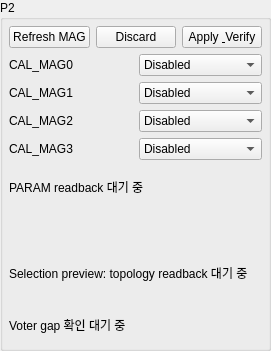
                  <widget class="QGroupBox" name="widget30">
                    <property name="minimumSize">
                      <size>
                        <width>0</width>
                        <height>0</height>
                      </size>
                    </property>
                    <property name="maximumSize">
                      <size>
                        <width>16777215</width>
                        <height>16777215</height>
                      </size>
                    </property>
                    <property name="title">
                      <string>P2</string>
                    </property>
                    <layout class="QGridLayout" name="layout31" columnstretch="0,0">
                      <property name="leftMargin">
                        <number>6</number>
                      </property>
                      <property name="topMargin">
                        <number>6</number>
                      </property>
                      <property name="rightMargin">
                        <number>6</number>
                      </property>
                      <property name="bottomMargin">
                        <number>6</number>
                      </property>
                      <property name="spacing">
                        <number>6</number>
                      </property>
                      <item row="0" column="0" rowspan="1" colspan="2">
                        <layout class="QHBoxLayout" name="layout32" stretch="0,0,0,1">
                          <property name="leftMargin">
                            <number>0</number>
                          </property>
                          <property name="topMargin">
                            <number>0</number>
                          </property>
                          <property name="rightMargin">
                            <number>0</number>
                          </property>
                          <property name="bottomMargin">
                            <number>0</number>
                          </property>
                          <property name="spacing">
                            <number>6</number>
                          </property>
                          <item>
                            <widget class="QPushButton" name="mag_priority_refresh_buttons_right">
                              <property name="minimumSize">
                                <size>
                                  <width>0</width>
                                  <height>0</height>
                                </size>
                              </property>
                              <property name="maximumSize">
                                <size>
                                  <width>16777215</width>
                                  <height>16777215</height>
                                </size>
                              </property>
                              <property name="toolTip">
                                <string>이 side의 CAL_MAG PARAM을 다시 읽습니다. 미적용 Priority 편집은 보존됩니다.</string>
                              </property>
                              <property name="text">
                                <string>Refresh MAG</string>
                              </property>
                              <property name="commandId" stdset="0">
                                <string>pixhawk.mag.refresh.p2</string>
                              </property>
                            </widget>
                          </item>
                          <item>
                            <widget class="QPushButton" name="mag_priority_discard_buttons_right">
                              <property name="minimumSize">
                                <size>
                                  <width>0</width>
                                  <height>0</height>
                                </size>
                              </property>
                              <property name="maximumSize">
                                <size>
                                  <width>16777215</width>
                                  <height>16777215</height>
                                </size>
                              </property>
                              <property name="toolTip">
                                <string>이 side의 미적용 Priority 편집을 마지막 PARAM readback 값으로 되돌립니다.</string>
                              </property>
                              <property name="text">
                                <string>Discard</string>
                              </property>
                            </widget>
                          </item>
                          <item>
                            <widget class="QPushButton" name="mag_priority_apply_buttons_right">
                              <property name="minimumSize">
                                <size>
                                  <width>0</width>
                                  <height>0</height>
                                </size>
                              </property>
                              <property name="maximumSize">
                                <size>
                                  <width>16777215</width>
                                  <height>16777215</height>
                                </size>
                              </property>
                              <property name="toolTip">
                                <string>이 side만 Priority를 적용하고 실제 active MAG/ATTITUDE를 검증합니다.</string>
                              </property>
                              <property name="text">
                                <string>Apply &amp; Verify</string>
                              </property>
                              <property name="commandId" stdset="0">
                                <string>pixhawk.mag.apply.p2</string>
                              </property>
                            </widget>
                          </item>
                          <item>
                            <spacer name="spacer36">
                              <property name="orientation">
                                <enum>Qt::Horizontal</enum>
                              </property>
                              <property name="sizeHint">
                                <size>
                                  <width>0</width>
                                  <height>0</height>
                                </size>
                              </property>
                            </spacer>
                          </item>
                        </layout>
                      </item>
                      <item row="1" column="0" rowspan="1" colspan="1">
                        <widget class="QLabel" name="widget37">
                          <property name="minimumSize">
                            <size>
                              <width>0</width>
                              <height>0</height>
                            </size>
                          </property>
                          <property name="maximumSize">
                            <size>
                              <width>16777215</width>
                              <height>16777215</height>
                            </size>
                          </property>
                          <property name="text">
                            <string>CAL_MAG0</string>
                          </property>
                          <property name="wordWrap">
                            <bool>false</bool>
                          </property>
                          <property name="alignment">
                            <set>Qt::AlignLeft|Qt::AlignVCenter</set>
                          </property>
                          <property name="textInteractionFlags">
                            <set>Qt::LinksAccessibleByMouse</set>
                          </property>
                        </widget>
                      </item>
                      <item row="1" column="1" rowspan="1" colspan="1">
                        <widget class="QComboBox" name="mag_priority_combos_right_CAL_MAG0">
                          <property name="minimumSize">
                            <size>
                              <width>0</width>
                              <height>0</height>
                            </size>
                          </property>
                          <property name="maximumSize">
                            <size>
                              <width>16777215</width>
                              <height>16777215</height>
                            </size>
                          </property>
                          <property name="toolTip">
                            <string>CAL_MAG0_PRIO 값을 설정합니다. 센서 identity는 CAL_MAG0_ID에서 읽습니다.</string>
                          </property>
                          <property name="accessibleName">
                            <string>P2 CAL_MAG0 priority</string>
                          </property>
                          <item>
                            <property name="text">
                              <string>Uninitialized</string>
                            </property>
                          </item>
                          <item>
                            <property name="text">
                              <string>Disabled</string>
                            </property>
                          </item>
                          <item>
                            <property name="text">
                              <string>Min</string>
                            </property>
                          </item>
                          <item>
                            <property name="text">
                              <string>Low</string>
                            </property>
                          </item>
                          <item>
                            <property name="text">
                              <string>Medium</string>
                            </property>
                          </item>
                          <item>
                            <property name="text">
                              <string>High</string>
                            </property>
                          </item>
                          <item>
                            <property name="text">
                              <string>Max</string>
                            </property>
                          </item>
                          <property name="comboData" stdset="0">
                            <string>[-1, 0, 1, 25, 50, 75, 100]</string>
                          </property>
                          <property name="currentIndex">
                            <number>1</number>
                          </property>
                        </widget>
                      </item>
                      <item row="2" column="0" rowspan="1" colspan="1">
                        <widget class="QLabel" name="widget39">
                          <property name="minimumSize">
                            <size>
                              <width>0</width>
                              <height>0</height>
                            </size>
                          </property>
                          <property name="maximumSize">
                            <size>
                              <width>16777215</width>
                              <height>16777215</height>
                            </size>
                          </property>
                          <property name="text">
                            <string>CAL_MAG1</string>
                          </property>
                          <property name="wordWrap">
                            <bool>false</bool>
                          </property>
                          <property name="alignment">
                            <set>Qt::AlignLeft|Qt::AlignVCenter</set>
                          </property>
                          <property name="textInteractionFlags">
                            <set>Qt::LinksAccessibleByMouse</set>
                          </property>
                        </widget>
                      </item>
                      <item row="2" column="1" rowspan="1" colspan="1">
                        <widget class="QComboBox" name="mag_priority_combos_right_CAL_MAG1">
                          <property name="minimumSize">
                            <size>
                              <width>0</width>
                              <height>0</height>
                            </size>
                          </property>
                          <property name="maximumSize">
                            <size>
                              <width>16777215</width>
                              <height>16777215</height>
                            </size>
                          </property>
                          <property name="toolTip">
                            <string>CAL_MAG1_PRIO 값을 설정합니다. 센서 identity는 CAL_MAG1_ID에서 읽습니다.</string>
                          </property>
                          <property name="accessibleName">
                            <string>P2 CAL_MAG1 priority</string>
                          </property>
                          <item>
                            <property name="text">
                              <string>Uninitialized</string>
                            </property>
                          </item>
                          <item>
                            <property name="text">
                              <string>Disabled</string>
                            </property>
                          </item>
                          <item>
                            <property name="text">
                              <string>Min</string>
                            </property>
                          </item>
                          <item>
                            <property name="text">
                              <string>Low</string>
                            </property>
                          </item>
                          <item>
                            <property name="text">
                              <string>Medium</string>
                            </property>
                          </item>
                          <item>
                            <property name="text">
                              <string>High</string>
                            </property>
                          </item>
                          <item>
                            <property name="text">
                              <string>Max</string>
                            </property>
                          </item>
                          <property name="comboData" stdset="0">
                            <string>[-1, 0, 1, 25, 50, 75, 100]</string>
                          </property>
                          <property name="currentIndex">
                            <number>1</number>
                          </property>
                        </widget>
                      </item>
                      <item row="3" column="0" rowspan="1" colspan="1">
                        <widget class="QLabel" name="widget41">
                          <property name="minimumSize">
                            <size>
                              <width>0</width>
                              <height>0</height>
                            </size>
                          </property>
                          <property name="maximumSize">
                            <size>
                              <width>16777215</width>
                              <height>16777215</height>
                            </size>
                          </property>
                          <property name="text">
                            <string>CAL_MAG2</string>
                          </property>
                          <property name="wordWrap">
                            <bool>false</bool>
                          </property>
                          <property name="alignment">
                            <set>Qt::AlignLeft|Qt::AlignVCenter</set>
                          </property>
                          <property name="textInteractionFlags">
                            <set>Qt::LinksAccessibleByMouse</set>
                          </property>
                        </widget>
                      </item>
                      <item row="3" column="1" rowspan="1" colspan="1">
                        <widget class="QComboBox" name="mag_priority_combos_right_CAL_MAG2">
                          <property name="minimumSize">
                            <size>
                              <width>0</width>
                              <height>0</height>
                            </size>
                          </property>
                          <property name="maximumSize">
                            <size>
                              <width>16777215</width>
                              <height>16777215</height>
                            </size>
                          </property>
                          <property name="toolTip">
                            <string>CAL_MAG2_PRIO 값을 설정합니다. 센서 identity는 CAL_MAG2_ID에서 읽습니다.</string>
                          </property>
                          <property name="accessibleName">
                            <string>P2 CAL_MAG2 priority</string>
                          </property>
                          <item>
                            <property name="text">
                              <string>Uninitialized</string>
                            </property>
                          </item>
                          <item>
                            <property name="text">
                              <string>Disabled</string>
                            </property>
                          </item>
                          <item>
                            <property name="text">
                              <string>Min</string>
                            </property>
                          </item>
                          <item>
                            <property name="text">
                              <string>Low</string>
                            </property>
                          </item>
                          <item>
                            <property name="text">
                              <string>Medium</string>
                            </property>
                          </item>
                          <item>
                            <property name="text">
                              <string>High</string>
                            </property>
                          </item>
                          <item>
                            <property name="text">
                              <string>Max</string>
                            </property>
                          </item>
                          <property name="comboData" stdset="0">
                            <string>[-1, 0, 1, 25, 50, 75, 100]</string>
                          </property>
                          <property name="currentIndex">
                            <number>1</number>
                          </property>
                        </widget>
                      </item>
                      <item row="4" column="0" rowspan="1" colspan="1">
                        <widget class="QLabel" name="widget43">
                          <property name="minimumSize">
                            <size>
                              <width>0</width>
                              <height>0</height>
                            </size>
                          </property>
                          <property name="maximumSize">
                            <size>
                              <width>16777215</width>
                              <height>16777215</height>
                            </size>
                          </property>
                          <property name="text">
                            <string>CAL_MAG3</string>
                          </property>
                          <property name="wordWrap">
                            <bool>false</bool>
                          </property>
                          <property name="alignment">
                            <set>Qt::AlignLeft|Qt::AlignVCenter</set>
                          </property>
                          <property name="textInteractionFlags">
                            <set>Qt::LinksAccessibleByMouse</set>
                          </property>
                        </widget>
                      </item>
                      <item row="4" column="1" rowspan="1" colspan="1">
                        <widget class="QComboBox" name="mag_priority_combos_right_CAL_MAG3">
                          <property name="minimumSize">
                            <size>
                              <width>0</width>
                              <height>0</height>
                            </size>
                          </property>
                          <property name="maximumSize">
                            <size>
                              <width>16777215</width>
                              <height>16777215</height>
                            </size>
                          </property>
                          <property name="toolTip">
                            <string>CAL_MAG3_PRIO 값을 설정합니다. 센서 identity는 CAL_MAG3_ID에서 읽습니다.</string>
                          </property>
                          <property name="accessibleName">
                            <string>P2 CAL_MAG3 priority</string>
                          </property>
                          <item>
                            <property name="text">
                              <string>Uninitialized</string>
                            </property>
                          </item>
                          <item>
                            <property name="text">
                              <string>Disabled</string>
                            </property>
                          </item>
                          <item>
                            <property name="text">
                              <string>Min</string>
                            </property>
                          </item>
                          <item>
                            <property name="text">
                              <string>Low</string>
                            </property>
                          </item>
                          <item>
                            <property name="text">
                              <string>Medium</string>
                            </property>
                          </item>
                          <item>
                            <property name="text">
                              <string>High</string>
                            </property>
                          </item>
                          <item>
                            <property name="text">
                              <string>Max</string>
                            </property>
                          </item>
                          <property name="comboData" stdset="0">
                            <string>[-1, 0, 1, 25, 50, 75, 100]</string>
                          </property>
                          <property name="currentIndex">
                            <number>1</number>
                          </property>
                        </widget>
                      </item>
                      <item row="6" column="0" rowspan="1" colspan="2">
                        <widget class="QLabel" name="mag_priority_status_labels_right">
                          <property name="minimumSize">
                            <size>
                              <width>0</width>
                              <height>42</height>
                            </size>
                          </property>
                          <property name="maximumSize">
                            <size>
                              <width>16777215</width>
                              <height>16777215</height>
                            </size>
                          </property>
                          <property name="text">
                            <string>PARAM readback 대기 중</string>
                          </property>
                          <property name="wordWrap">
                            <bool>true</bool>
                          </property>
                          <property name="alignment">
                            <set>Qt::AlignLeft|Qt::AlignVCenter</set>
                          </property>
                          <property name="textInteractionFlags">
                            <set>Qt::LinksAccessibleByMouse</set>
                          </property>
                          <property name="legacyObjectName" stdset="0">
                            <string>statusStrip</string>
                          </property>
                        </widget>
                      </item>
                      <item row="7" column="0" rowspan="1" colspan="2">
                        <widget class="QLabel" name="mag_priority_draft_labels_right">
                          <property name="minimumSize">
                            <size>
                              <width>0</width>
                              <height>24</height>
                            </size>
                          </property>
                          <property name="maximumSize">
                            <size>
                              <width>16777215</width>
                              <height>24</height>
                            </size>
                          </property>
                          <property name="toolTip">
                            <string>미적용 Priority 편집 상태</string>
                          </property>
                          <property name="text">
                            <string> </string>
                          </property>
                          <property name="wordWrap">
                            <bool>false</bool>
                          </property>
                          <property name="alignment">
                            <set>Qt::AlignLeft|Qt::AlignVCenter</set>
                          </property>
                          <property name="textInteractionFlags">
                            <set>Qt::LinksAccessibleByMouse</set>
                          </property>
                          <property name="legacyObjectName" stdset="0">
                            <string>statusStrip</string>
                          </property>
                        </widget>
                      </item>
                      <item row="8" column="0" rowspan="1" colspan="2">
                        <widget class="QLabel" name="mag_priority_preview_labels_right">
                          <property name="minimumSize">
                            <size>
                              <width>0</width>
                              <height>58</height>
                            </size>
                          </property>
                          <property name="maximumSize">
                            <size>
                              <width>16777215</width>
                              <height>92</height>
                            </size>
                          </property>
                          <property name="text">
                            <string>Selection preview: topology readback 대기 중</string>
                          </property>
                          <property name="wordWrap">
                            <bool>true</bool>
                          </property>
                          <property name="alignment">
                            <set>Qt::AlignLeft|Qt::AlignVCenter</set>
                          </property>
                          <property name="textInteractionFlags">
                            <set>Qt::TextSelectableByMouse</set>
                          </property>
                          <property name="legacyObjectName" stdset="0">
                            <string>statusStrip</string>
                          </property>
                        </widget>
                      </item>
                      <item row="9" column="0" rowspan="1" colspan="2">
                        <widget class="QLabel" name="mag_priority_warning_labels_right">
                          <property name="minimumSize">
                            <size>
                              <width>0</width>
                              <height>34</height>
                            </size>
                          </property>
                          <property name="maximumSize">
                            <size>
                              <width>16777215</width>
                              <height>34</height>
                            </size>
                          </property>
                          <property name="text">
                            <string>Voter gap 확인 대기 중</string>
                          </property>
                          <property name="wordWrap">
                            <bool>true</bool>
                          </property>
                          <property name="alignment">
                            <set>Qt::AlignLeft|Qt::AlignVCenter</set>
                          </property>
                          <property name="textInteractionFlags">
                            <set>Qt::TextSelectableByMouse</set>
                          </property>
                          <property name="legacyObjectName" stdset="0">
                            <string>statusStrip</string>
                          </property>
                        </widget>
                      </item>
                    </layout>
                  </widget>
